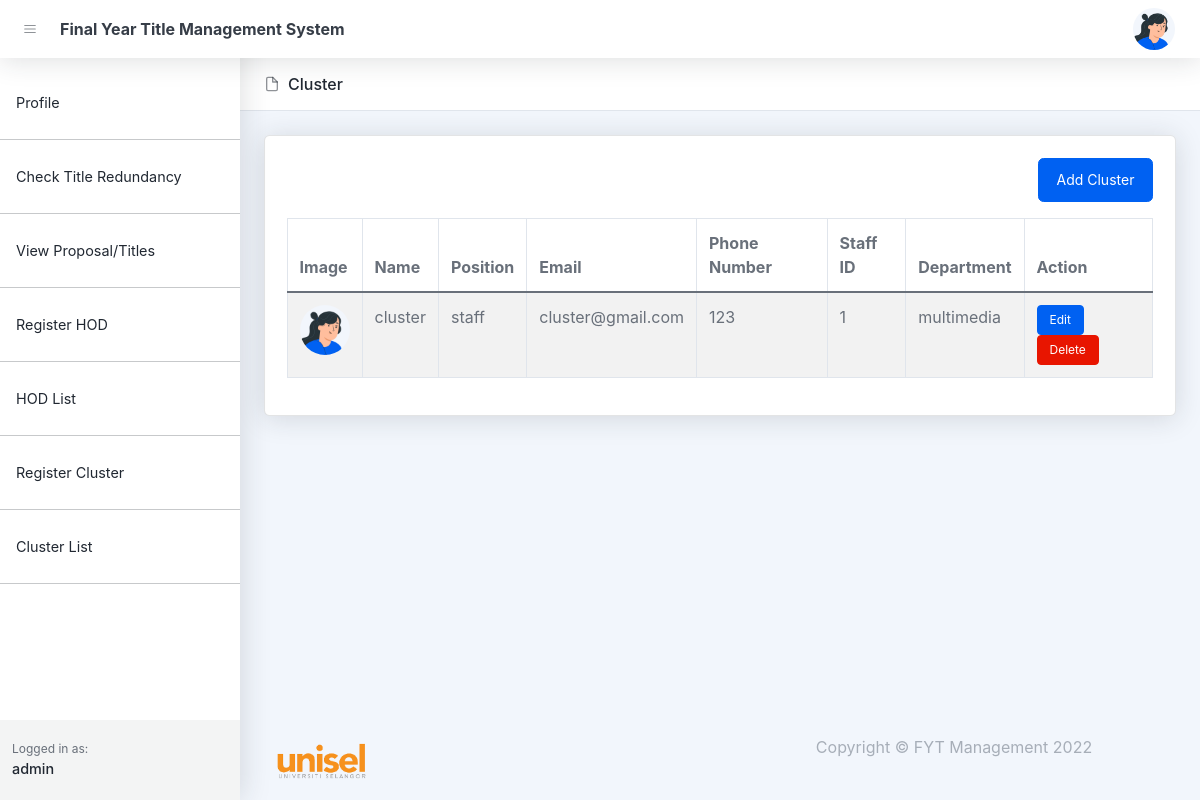
/cluster-list.php (signed in), run on an earlier commit of the app's database.
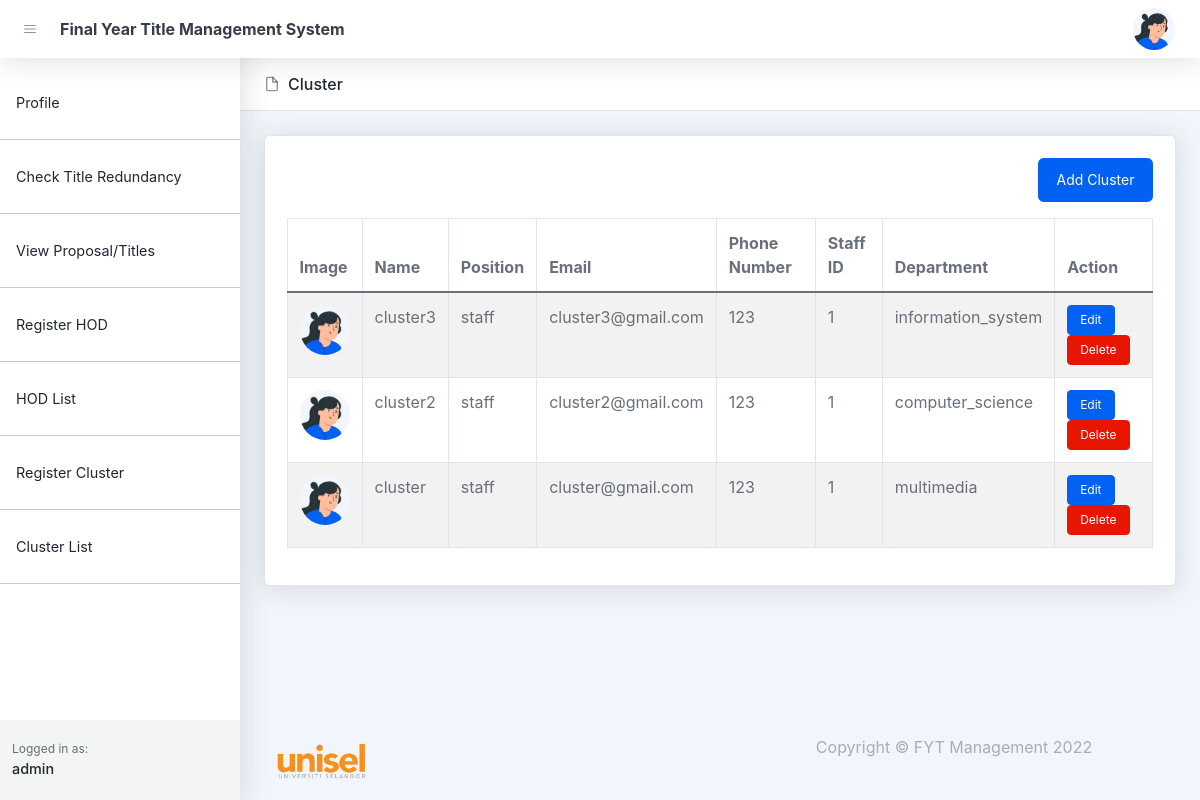
And on a later commit of the database.
### tables this page shows
CREATE TABLE `users` (
  `id` bigint(20) UNSIGNED NOT NULL,
  `name` varchar(255) NOT NULL,
  `email` varchar(255) DEFAULT NULL,
  `handphone` varchar(255) DEFAULT NULL,
  `roles` varchar(255) DEFAULT NULL,
  `password` varchar(255) DEFAULT NULL,
  `image` text DEFAULT NULL,
  `created_at` timestamp NULL DEFAULT NULL,
  `updated_at` timestamp NULL DEFAULT NULL
);

CREATE TABLE `staffs` (
  `id` bigint(20) UNSIGNED NOT NULL,
  `user_id` bigint(20) NOT NULL,
  `roles` varchar(255) DEFAULT NULL,
  `staff_id` varchar(255) DEFAULT NULL,
  `department` varchar(255) DEFAULT NULL,
  `fypcoordinator_status` varchar(255) DEFAULT NULL,
  `cluster_status` varchar(255) DEFAULT NULL,
  `status` varchar(255) DEFAULT NULL,
  `created_at` timestamp NULL DEFAULT NULL,
  `updated_at` timestamp NULL DEFAULT NULL,
  `cluster_id` varchar(255) DEFAULT NULL
);

### cluster-list.php (the view, shortened to what this page needs)
<!DOCTYPE html>
<html lang="en">
    <head>
       <?php include('layout_admin/header.php')?>
    </head>
    <body class="nav-fixed">
        <?php include('layout_admin/navbar.php')?>
        <div id="layoutSidenav">
            <div id="layoutSidenav_nav">
                <?php include('layout_admin/sidenav.php')?>
            </div>
            <div id="layoutSidenav_content">
                <main>
                    <header class="page-header page-header-compact page-header-light border-bottom bg-white mb-4">
                        <div class="container-xl px-4">
                            <div class="page-header-content">
                                <div class="row align-items-center justify-content-between pt-3">
                                    <div class="col-auto mb-3">
                                        <h1 class="page-header-title">
                                            <div class="page-header-icon"><i data-feather="file"></i></div>
                                            Cluster
                                        </h1>
                                    </div>
                                </div>
                            </div>
                        </div>
                    </header>
                    <?php
                        $conn = setDbConnection();
                        $clusters = null;
                        $query = "select users.* , staffs.id as cluster_id, staffs.staff_id, staffs.department, staffs.cluster_status from users
                        left join staffs on staffs.user_id = users.id
                        where staffs.roles = 'cluster' order by users.id desc";
                        $result = $conn->query($query);
                        if ($result->num_rows > 0) {
                            while ($row = $result->fetch_assoc()) {
                                $clusters[] = $row;
                            }
                        }
                    ?>
                    <div class="container-xl px-4">
                        <div class="card mb-4">
                            <div class="card-body">
                                <div class="d-flex justify-content-end align-items-center mb-3">
                                    <a href="/fyp/register-cluster.php" class="btn btn-primary">Add Cluster</a>
                                </div>
                                <table class="table table-bordered table-striped table-hover">
                                    <thead>
                                        <tr>
                                            <th>Image</th>
                                            <th>Name</th>
                                            <th>Position</th>
                                            <th>Email</th>
                                            <th>Phone Number</th>
                                            <th>Staff ID</th>
                                            <th>Department</th>
                                            <th>Action</th>
                                        </tr>
                                    </thead>
                                    <tbody>
                                        <?php
                                            if( $clusters != NULL){
                                                foreach ($clusters as $key => $value) {
                                                    $image = null;
                                                    if(isset($value['image'])){
                                                        $image = '<img class="user-img" src="/fyp/assets/profile/'.$value['image'].'">';
                                                    }else{
                                                        $image = '<img class="user-img" src="/fyp/assets/img/illustrations/profiles/profile-1.png">';
                                                    }
                                                    echo '
                                                    <tr>
                                                        <td>'.$image.'</td>
                                                        <td>'.$value['name'].'</td>
                                                        <td>'.$value['roles'].'</td>
                                                        <td>'.$value['email'].'</td>
                                                        <td>'.$value['handphone'].'</td>
                                                        <td>'.$value['staff_id'].'</td>
                                                        <td>'.$value['department'].'</td>
                                                        <td class="">
                                                            <a href="edit-hod.php?hod_id='.$value['id'].'" class="btn btn-sm btn-primary">Edit</a>
                                                            <a href="controllers/delete-hod.php?hod_id='.$value['id'].'" class="btn btn-sm btn-danger">Delete</a>
                                                        </td>
                                                    </tr>';
                                                }
                                            }else{
                                                echo '<tr><td colspan=8>No Cluster Created</td></tr>';
                                            }
                                        ?>
                                    </tbody>
                                </table>
                            </div>
                        </div>
                    </div>
                </main>
                <?php include('layout_admin/footer.php')?>
            </div>
        </div>
    </body>
</html>

### layout_admin/header.php (shortened to what this page needs)
<link href="https://cdn.jsdelivr.net/npm/simple-datatables@latest/dist/style.css" rel="stylesheet" />
<link href="https://cdn.jsdelivr.net/npm/litepicker/dist/css/litepicker.css" rel="stylesheet" />
<link href="css/styles.css" rel="stylesheet" />

### layout_admin/navbar.php (shortened to what this page needs)
<nav class="topnav navbar navbar-expand shadow justify-content-between justify-content-sm-start navbar-light bg-white" id="sidenavAccordion">
    <button class="btn btn-icon btn-transparent-dark order-1 order-lg-0 me-2 ms-lg-2 me-lg-0" id="sidebarToggle"><i data-feather="menu"></i></button>
    <a class="navbar-brand pe-3 ps-4 ps-lg-2" >Final Year Title Management System</a>
    <ul class="navbar-nav align-items-center ms-auto">
        <li class="nav-item dropdown no-caret dropdown-user me-3 me-lg-4">
            <a class="btn btn-icon btn-transparent-dark dropdown-toggle" id="navbarDropdownUserImage" href="javascript:void(0);" role="button" data-bs-toggle="dropdown" aria-haspopup="true" aria-expanded="false"><img class="img-fluid" src="
            <?php
                if(isset($_SESSION['image'])){
                    echo '/fyp/assets/profile/'.$_SESSION['image'];
                }else{
                    echo '/fyp/assets/img/illustrations/profiles/profile-1.png';
                }
            ?>" /></a>
        </li>
    </ul>
</nav>

### layout_admin/sidenav.php (shortened to what this page needs)
<nav class="sidenav shadow-right sidenav-light">
    <div class="sidenav-menu">
        <div class="nav accordion" id="accordionSidenav">
            <?php
            $dahboard = 'Dahboard';
                echo '
                    <a class="nav-link mt-4" href="/fyp/profiles.php">
                        Profile
                    </a>
                    <hr>
                ';
                if($_SESSION['roles'] != 'student'){
                    if($_SESSION['roles'] == 'hod' || $_SESSION['roles'] == 'admin'){
                        $dahboard = 'Check Title Redundancy';
                    }
                    echo'
                    <div class="">
                        <a class="nav-link" href="/fyp/dashboard.php">'.$dahboard.'</a>
                    </div>
                    <hr>
                    <div class="">
                        <a class="nav-link" href="/fyp/proposals.php">
                            View Proposal/Titles
                        </a>
                    </div>
                    <hr>
                    ';
                }
                if($_SESSION['roles'] == 'admin'){
                    echo '
                    <a class="nav-link" href="/fyp/register-hod.php">
                        Register HOD
                    </a>
                    <hr>
                    ';
                    echo '
                        <a class="nav-link" href="/fyp/hod-list.php">
                            HOD List
                        </a>
                    <hr>
                    ';
                    echo '
                    <a class="nav-link" href="/fyp/register-cluster.php">
                        Register Cluster
                    </a>
                    <hr>
                    <a class="nav-link" href="/fyp/cluster-list.php">
                        Cluster List
                    </a>
                    <hr>
                    ';
                }
            ?>
        </div>
    </div>
    <div class="sidenav-footer">
        <div class="sidenav-footer-content">
            <div class="sidenav-footer-subtitle">Logged in as:</div>
            <div class="sidenav-footer-title"><?php echo $_SESSION['name'] ?></div>
        </div>
    </div>
</nav>

### layout_admin/footer.php
<footer class="footer-admin mt-auto footer-light">
    <div class="container-xl px-4">
        <div class="row">
            <div class="col-md-6" >
                <img src="/fyp/assets/img/download-removebg-preview.png" alt="" style="height:50px;">
            </div>
            <div class="col-md-6">
                <div class="d-flex justify-content-center h-100">
                    Copyright &copy; FYT Management 2022
                </div>
            </div>
        </div>
    </div>
</footer>

### cluster-list.php (style rules this page uses)
.user-img { width: 50px; height: 50px; border-radius: 50%; }

What changed in the data, as far as the page shows it:
now on this page (row edited): users: name "cluster3", roles "staff", email "cluster3@gmail.com", handphone "123", staffs.staff_id "1", staffs.department "information_system"
now on this page (row edited): users: name "cluster2", roles "staff", email "cluster2@gmail.com", handphone "123", staffs.staff_id "1", staffs.department "computer_science"
